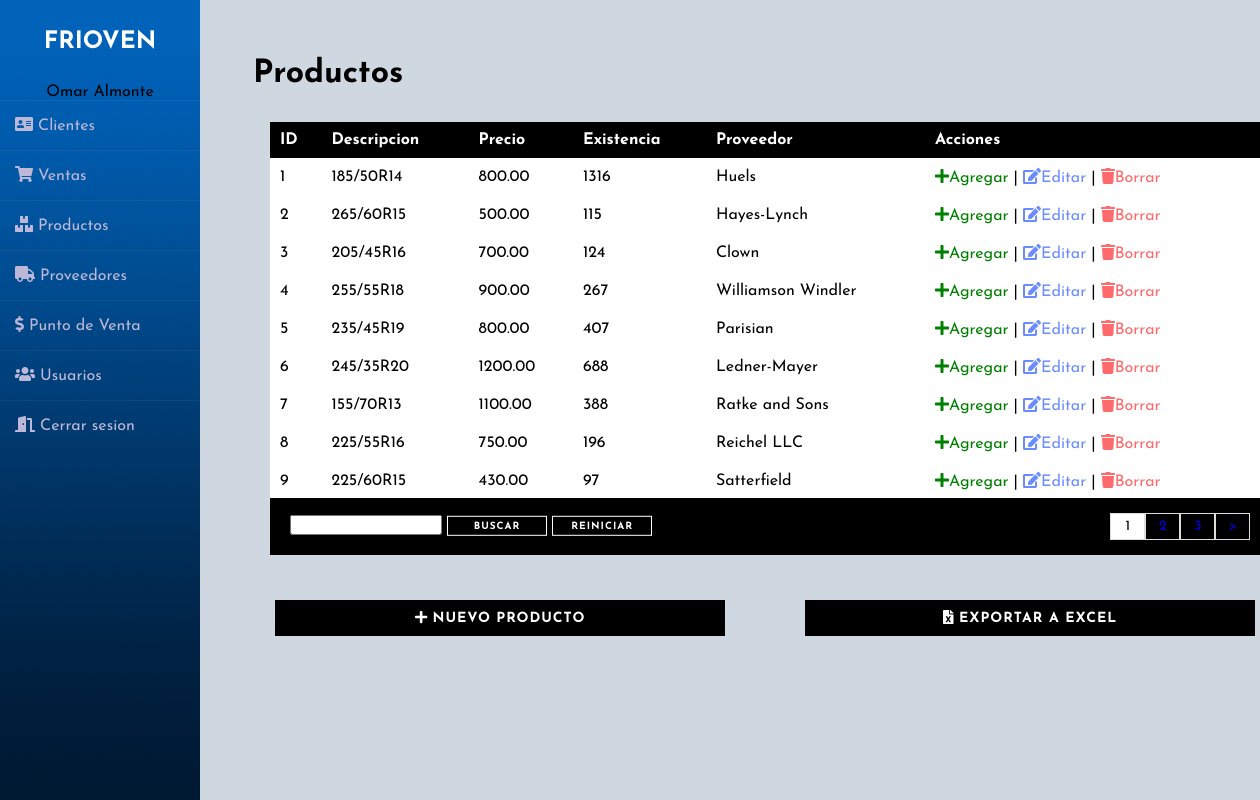
Screenshot of /productos.php (signed in) with the database file from the repository.
### tables this page shows
CREATE TABLE `producto` (
  `idprod` int(11) NOT NULL,
  `descripcion` varchar(255) NOT NULL,
  `precio` decimal(10,2) NOT NULL,
  `existencia` int(11) NOT NULL,
  `idproveedor` int(11) NOT NULL,
  `activo` char(2) NOT NULL DEFAULT 'si'
);

CREATE TABLE `proveedor` (
  `idproveedor` int(11) NOT NULL,
  `nombreprov` varchar(255) NOT NULL,
  `representante` varchar(255) NOT NULL,
  `telefono` varchar(255) NOT NULL,
  `pais` varchar(255) NOT NULL,
  `activo` char(2) NOT NULL DEFAULT 'si'
);

### productos.php (the view, shortened to what this page needs)
<?php
include 'links/prdlinks.php';
include 'back/conexion.php';
?>
<!DOCTYPE html>
<html>
<head>
</head>
<body>
	<div class="wrapper">
    <?php
    include 'links/sidebar.php';
    ?>
    <?php
    	include 'links/modal.php';
    ?>
    <div class="main_content">
    	<div class="down"><h1>Productos </h1></div>
	<div class="divtab">
	<section class="downp" id="container">
    	<table>
			<tr>
				<th>ID</th>
				<th>Descripcion</th>
				<th>Precio</th>
				<th>Existencia</th>
				<th>Proveedor</th>
				<th>Acciones</th>
			</tr>
			<?php
			if (empty($_REQUEST["busqueda"])) {
			$q2 = "SELECT COUNT(*) as total_reg FROM producto where activo = 'si'";
			}
			$sq_reg = mysqli_query($con,$q2);
			$r_reg = mysqli_fetch_array($sq_reg);
			$total_reg = $r_reg['total_reg'];
			$ppg = 9;
			if (empty($_GET['npg'])) {
				$npg = 1;
			} else {
				$npg = $_GET['npg'];
			}
			$desde = ($npg - 1) *  $ppg;
			$ttp = ceil($total_reg / $ppg);
			if (empty($_REQUEST["busqueda"])) {
				$q = "SELECT p.idprod,p.descripcion,p.precio,p.existencia,pv.nombreprov FROM producto p join proveedor pv on p.idproveedor = pv.idproveedor where p.activo = 'si' LIMIT $desde,$ppg";
			}
			$e = mysqli_query($con,$q);
			$contador = mysqli_num_rows($e);
			if ($contador > 0) {
				while ($datos = mysqli_fetch_array($e)) {
			?>
			<tr class="row<?php echo $datos['idprod']; ?>">
				<td><?php echo $datos['idprod']; ?> </td>
				<td><?php echo $datos['descripcion']; ?> </td>
				<td><?php echo $datos['precio']; ?> </td>
				<td class="celex"><?php echo $datos['existencia']; ?> </td>
				<td><?php echo $datos['nombreprov']; ?> </td>
				<td>
					<a href="#" class="addp" producto="<?php echo $datos['idprod']; ?>" id="b_add"><i class="fas fa-plus"></i>Agregar</a>
					| <a href="u_prd.php?id=<?php echo $datos['idprod']; ?>" id="b_edit"><i class="fas fa-edit"></i>Editar</a>
					 | <a href="d_prd.php?id=<?php echo $datos['idprod']; ?>" id="b_delete"><i class="fas fa-trash"></i>Borrar</a>
				</td>
			</tr>
			<?php
		    	}
			}
			?>
    	</table>
    </section>
	</div>
	<div class="paginas">
	<div class="wd">
	<form action="back/robproducto.php" method="get" class="down">
    <input type="text" name="busqueda" value="<?php if(!empty($busqueda)){echo $busqueda;} ?>">
    <input type="submit" name = "buscar" value="buscar" class="botw btn btn-2 ">
    <input type="submit" name="reiniciar" value="reiniciar" class="botw btn btn-2">
    </form>
	</div>
		<ul>
			<?php
			for ($i=1; $i <= $ttp ; $i++) {
				if ($i == $npg) {
				 echo '<li class="seleccion">'.$i.'</li>';
				}else{
				if (empty($busqueda)) {
					echo '<li><a href="?npg='.$i.'">'.$i.'</a></li>';
				} else{
					echo '<li><a href="?npg='.$i.'&busqueda='.$busqueda.'">'.$i.'</a></li>';
				}
			}
			}
			?>
			<?php
			if ($npg != $ttp) {
				if (!empty($busqueda)) {
			?>
			<li><a href="?npg=<?php  echo $npg + 1?>&busqueda=<?php echo $busqueda ?>"> > </a></li>
			<?php
			    }else{
			 ?>
			 <li><a href="?npg=<?php  echo $npg + 1?>"> > </a></li>
			<?php
			}
			}
			 ?>
		</ul>
	</div>
	<div class="bar_btn">
    <button class="bot3 btn btn-2" onclick="window.location.href = 'registrarprd.php';" ><i class="fas fa-plus"></i>  Nuevo Producto </button>
    <button class="bot3 btn btn-2" onclick="window.location.href = 'back/exportprod.php';" ><i class="fas fa-file-excel"></i>  Exportar a Excel </button>
    </div>
      </div>
    </div>
</body>
</html>

### css/cssprd.css (style rules this page uses)
.down { transform: translate(5%, 180%); }
A:link { text-decoration: none }
* { outline:none !important; }
a { text-decoration: none !important;outline: none !important; }
.downp { margin-left: 70px; margin-top: 90px; font-size: 20px; }
.wd { margin-top: 50px; position: relative; }

### css/listaclientes.css (style rules this page uses)
.divtab { height: 200px; }
table { border-collapse: collapse; font-size: 12pt; width: 100%; }
table th { text-align: left; padding: 10px; background: black; color: white; }
table tr { background: #fff; }
table td { padding: 10px; }
#b_edit { color: #6A8CFF ; }
#b_delete { color: #FF6A6C; }
#b_add { color: green; }

### css/botones.css (style rules this page uses)
.btn { border: none; font-size: 20px; color: inherit; background: none; cursor: pointer; padding: 15px 40px; text-transform: uppercase; letter-spacing: 1px; font-weight: 700; outline: none; -webkit-transition: all 0.3s; -moz-transition: all 0.3s; transition: all 0.3s; }
.btn:after { content: ''; position: absolute; z-index: -1; -webkit-transition: all 0.3s; -moz-transition: all 0.3s; transition: all 0.3s; }
.btn:before { speak: none; font-style: normal; font-weight: normal; font-variant: normal; text-transform: none; line-height: 1; position: relative; -webkit-font-smoothing: antialiased; }
.btn-2 { background: black; color: #fff; }
.btn-2:before { position: absolute; height: 100%; left: 0; top: 0; line-height: 3; font-size: 140%; width: 60px; }

### css/botones2.css (style rules this page uses)
.bot3 { margin-top: 45px; margin-left: 75px; padding: 10px; width: 450px; font-size: 14px; }
.botw { border: 1px solid white; background: none; color: white; font-size: 10px; padding: 2px; width: 100px }

### fw/all.css (style rules this page uses)
.fa-edit:before { content: "\f044"; }
.fa-file-excel:before { content: "\f1c3"; }
.fa-plus:before { content: "\f067"; }
.fa-trash:before { content: "\f1f8"; }

### css/paginas.css (style rules this page uses)
.wd { width: 400px; }
.paginas { width: 93.9%; margin-left: 70px; margin-top: 155px; color: black; }
.paginas form input { height: 20px; }
.paginas ul { padding: 15px; list-style: none; background: black; display: -webkit-flex; display: -moz-flex; display: -ms-flex; display: -o-flex; display: flex; justify-content: flex-end; }
.paginas a, .seleccion { border: 1px solid #ddd; padding: 5px; display: inline-block; font-size: 14px; text-align: center; width: 35px; }
.seleccion { background: white; color: black; }

### css/sidebar.css (style rules this page uses)
* { margin: 0; padding: 0; box-sizing: border-box; list-style: none; text-decoration: none; font-family: 'Josefin Sans', sans-serif; }
body { background-color: #00325e30; }
.wrapper { display: flex; position: relative; }
.wrapper .main_content { width: 100%; margin-left: 200px; }

### rows the page displays
producto: idprod "1", descripcion "185/50R14", precio "800.00", existencia "1316", idproveedor.nombreprov "Huels"
producto: idprod "2", descripcion "265/60R15", precio "500.00", existencia "115", idproveedor.nombreprov "Hayes-Lynch"
producto: idprod "3", descripcion "205/45R16", precio "700.00", existencia "124", idproveedor.nombreprov "Clown"
producto: idprod "4", descripcion "255/55R18", precio "900.00", existencia "267", idproveedor.nombreprov "Williamson Windler"
producto: idprod "5", descripcion "235/45R19", precio "800.00", existencia "407", idproveedor.nombreprov "Parisian"
producto: idprod "6", descripcion "245/35R20", precio "1200.00", existencia "688", idproveedor.nombreprov "Ledner-Mayer"
producto: idprod "7", descripcion "155/70R13", precio "1100.00", existencia "388", idproveedor.nombreprov "Ratke and Sons"
producto: idprod "8", descripcion "225/55R16", precio "750.00", existencia "196", idproveedor.nombreprov "Reichel LLC"
producto: idprod "9", descripcion "225/60R15", precio "430.00", existencia "97", idproveedor.nombreprov "Satterfield"

### other values shown
$fn "Omar Almonte"
